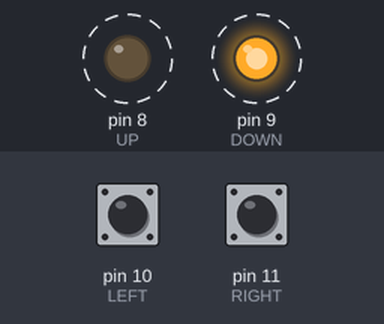
This sketch was run on a simulated Arduino Uno, built with avr-gcc and run on an emulated ATmega328P. On the bench: output pins drawn as LEDs (lit = HIGH). Dashed ring = blinking. The test bench sets the inputs (shaded band); at power-on: pin 10 (LEFT) HIGH, pin 11 (RIGHT) HIGH. What the sketch prints to the serial monitor is not drawn.

Above: at 1.25 s.
1.3 s: pin 10 (LEFT) pulled LOW for 0.15 s
4.3 s: pin 11 (RIGHT) pulled LOW for 1 s
7.3 s: pin 10 (LEFT) driven LOW and pin 11 (RIGHT) driven LOW
10.3 s: pin 10 (LEFT) driven HIGH
Timing chart, 0 to 14.3 s (numbered marks = the images above; inputs shaded):
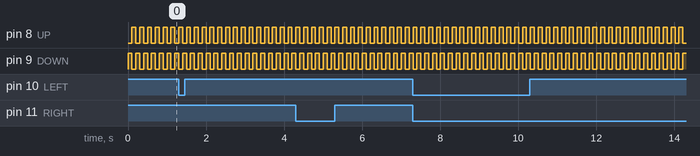

The sketch:

sketch_feb8a.ino
```cpp
#define UP 8
#define DOWN 9
#define LEFT 10
#define RIGHT 11
#define PRESSED LOW

void setup()
{
  pinMode(UP, OUTPUT);
  pinMode(DOWN, OUTPUT);
  pinMode(LEFT, INPUT_PULLUP);
  pinMode(RIGHT, INPUT_PULLUP);

  Serial.begin(9600);
}

int button[4] = {0, 0, 0, 0};
bool flag = false;

void loop()
{
  digitalWrite(UP, LOW);
  digitalWrite(DOWN, HIGH);
  if(digitalRead(LEFT) == PRESSED){
    button[0] = 1;
  }
  if(digitalRead(RIGHT) == PRESSED){
    button[1] = 1;
  }
  delay(100);
  digitalWrite(UP, HIGH);
  digitalWrite(DOWN, LOW);
  if(digitalRead(LEFT) == PRESSED){
    button[2] = 1;
  }
  if(digitalRead(RIGHT) == PRESSED){
    button[3] = 1;
  }
  String b = "buttons ";
  for(int i=0; i<4; i++){
    if(button[i] == 1){
      b += i + 1;
      b += " ";
      button[i] = 0;
      flag = true;
    }
  }
  if(flag==true){
    Serial.println(b);
    flag = false;
  }
  delay(100);
}
```

Measured:
- by itself, pin 8 (UP), pin 9 (DOWN): alternates HIGH for 0.10 s and LOW for 0.10 s
